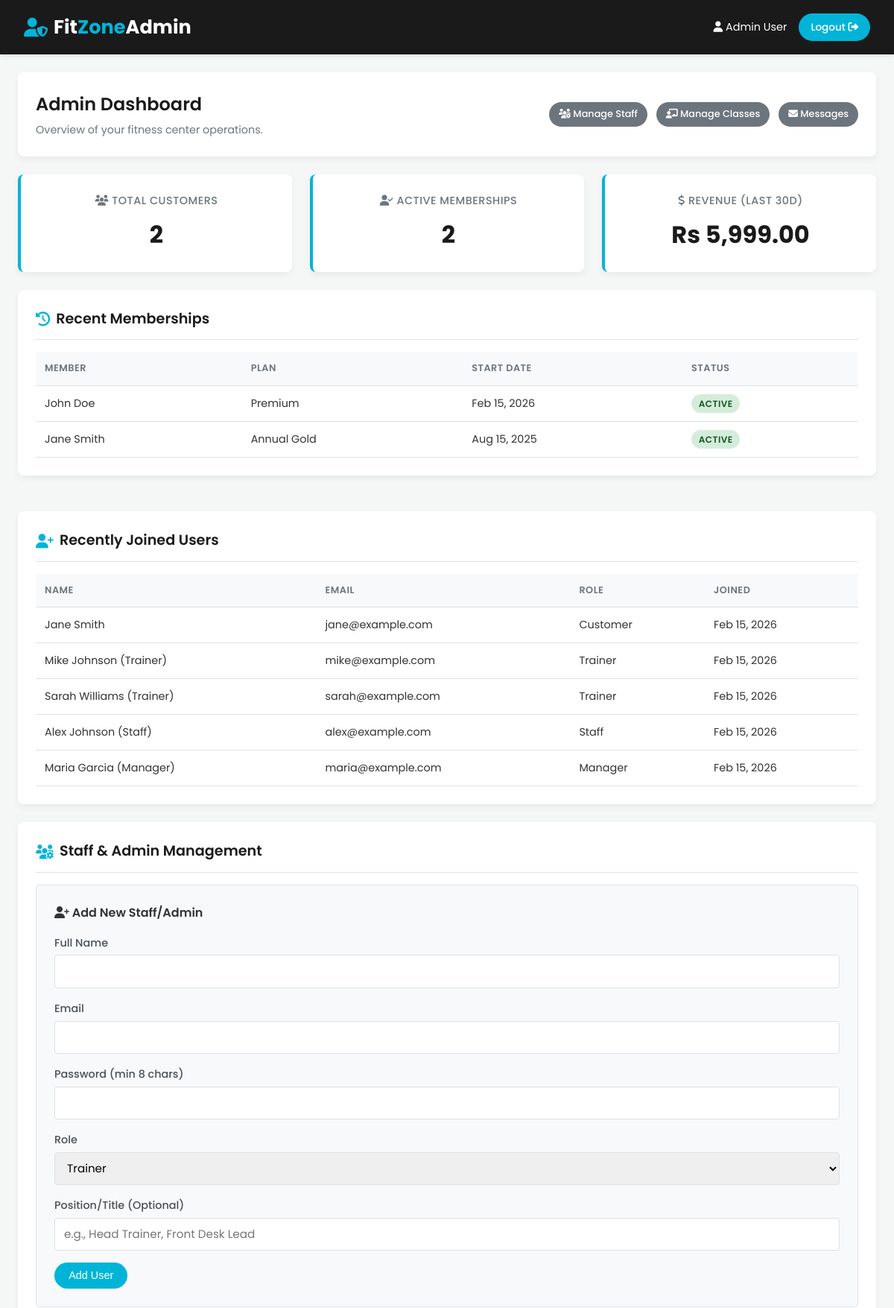
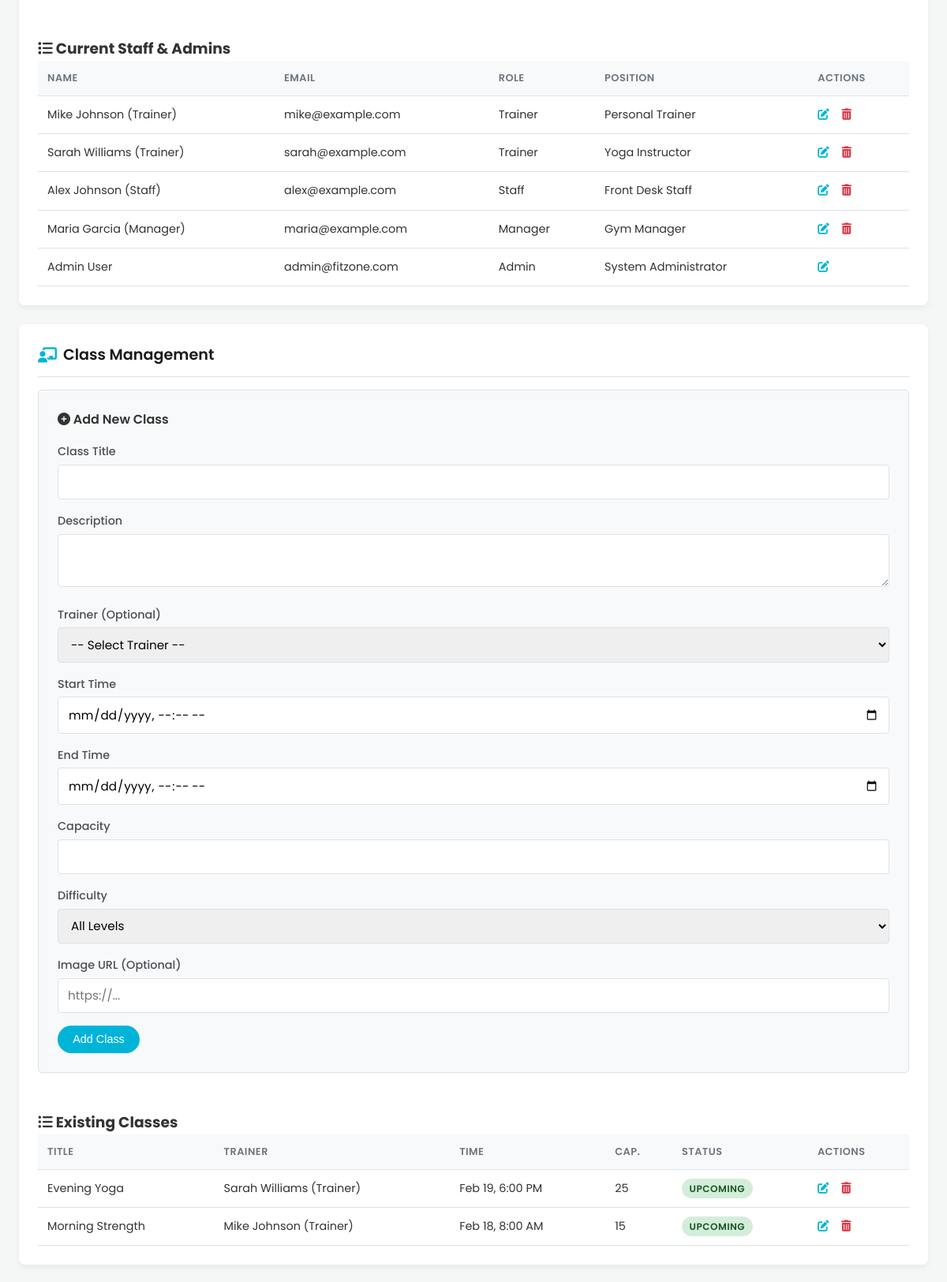
Screenshot of /admin_dashboard.php (signed in, upper part) with the database file from the repository (2 pictures, top to bottom).
### tables this page shows
CREATE TABLE memberships (
    id INT PRIMARY KEY AUTO_INCREMENT,
    user_id INT NOT NULL,
    plan_id INT NOT NULL,
    start_date DATE NOT NULL,
    end_date DATE NOT NULL,
    status ENUM('active', 'expired', 'cancelled', 'pending') DEFAULT 'pending',
    payment_status ENUM('paid', 'unpaid', 'partial', 'refunded') DEFAULT 'unpaid',
    auto_renew BOOLEAN DEFAULT FALSE,
    created_at TIMESTAMP DEFAULT CURRENT_TIMESTAMP,
    updated_at TIMESTAMP DEFAULT CURRENT_TIMESTAMP ON UPDATE CURRENT_TIMESTAMP,
    FOREIGN KEY (user_id) REFERENCES users(id) ON DELETE CASCADE,
    FOREIGN KEY (plan_id) REFERENCES plans(id) ON DELETE RESTRICT,  
    INDEX (user_id),
    INDEX (plan_id),
    INDEX (status),
    INDEX (end_date)
);

CREATE TABLE users (
    id INT PRIMARY KEY AUTO_INCREMENT,
    name VARCHAR(100) NOT NULL,
    email VARCHAR(100) UNIQUE NOT NULL,
    password VARCHAR(255) NOT NULL,
    role ENUM('customer', 'trainer', 'staff', 'admin', 'manager') DEFAULT 'customer',  
    position VARCHAR(100),  
    phone VARCHAR(20),
    address TEXT,
    profile_photo VARCHAR(255),  
    date_of_birth DATE,
    gender ENUM('male', 'female', 'other', 'prefer_not_to_say'),
    height DECIMAL(5,2) COMMENT 'in cm',
    weight DECIMAL(5,2) COMMENT 'in kg',
    fitness_goals TEXT,  
    health_conditions TEXT,  
    bio TEXT,  
    specialization VARCHAR(255),  
    is_active BOOLEAN DEFAULT TRUE,  
    last_login DATETIME,
    created_at TIMESTAMP DEFAULT CURRENT_TIMESTAMP,
    updated_at TIMESTAMP DEFAULT CURRENT_TIMESTAMP ON UPDATE CURRENT_TIMESTAMP,
    INDEX (email),
    INDEX (role),
    INDEX (is_active)
);

CREATE TABLE plans (
    id INT PRIMARY KEY AUTO_INCREMENT,
    name VARCHAR(100) NOT NULL,
    slug VARCHAR(100) UNIQUE NOT NULL,
    price DECIMAL(10,2) NOT NULL,
    duration INT NOT NULL COMMENT 'in months',
    benefits TEXT NOT NULL,
    description TEXT,
    features JSON COMMENT 'Structured features in JSON format',
    is_featured BOOLEAN DEFAULT FALSE,
    status ENUM('active', 'inactive', 'archived') DEFAULT 'active',
    created_at TIMESTAMP DEFAULT CURRENT_TIMESTAMP,
    updated_at TIMESTAMP DEFAULT CURRENT_TIMESTAMP ON UPDATE CURRENT_TIMESTAMP,
    INDEX (status),
    INDEX (is_featured)
);

CREATE TABLE classes (
    id INT PRIMARY KEY AUTO_INCREMENT,
    title VARCHAR(150) NOT NULL,
    description TEXT,
    trainer_id INT COMMENT 'FK to users table (user with role=trainer)',
    start_time DATETIME NOT NULL,
    end_time DATETIME NOT NULL,
    capacity INT NOT NULL DEFAULT 20,  
    difficulty ENUM('beginner', 'intermediate', 'advanced', 'all_levels') DEFAULT 'all_levels',  
    image VARCHAR(255),  
    status ENUM('upcoming', 'completed', 'cancelled') DEFAULT 'upcoming',
    created_at TIMESTAMP DEFAULT CURRENT_TIMESTAMP,
    updated_at TIMESTAMP DEFAULT CURRENT_TIMESTAMP ON UPDATE CURRENT_TIMESTAMP,
    FOREIGN KEY (trainer_id) REFERENCES users(id) ON DELETE SET NULL,  
    INDEX(trainer_id),
    INDEX(start_time),
    INDEX(status)
);

### admin_dashboard.php (the view, shortened to what the rows shown need)
<?php
require_once __DIR__ . '/config.php';
$recentMemberships = [];
$recentUsers = [];
$staffMembers = [];
$allClasses = [];
try {
    $recentMemberships = $pdo->query("
        SELECT u.name as user_name, p.name as plan_name, m.start_date, m.end_date, m.status
        FROM memberships m
        JOIN users u ON m.user_id = u.id
        JOIN plans p ON m.plan_id = p.id
        ORDER BY m.start_date DESC
        LIMIT 5
    ")->fetchAll();
    $recentUsers = $pdo->query("SELECT id, name, email, role, created_at FROM users ORDER BY created_at DESC LIMIT 5")->fetchAll();
    $staffMembers = $pdo->query("SELECT id, name, email, role, position, created_at FROM users WHERE role != 'customer' ORDER BY created_at DESC")->fetchAll();
    $allClasses = $pdo->query("
        SELECT c.*, u.name as trainer_name
        FROM classes c
        LEFT JOIN users u ON c.trainer_id = u.id AND u.role = 'trainer' -- Join users table for trainer name
        ORDER BY c.start_time DESC
    ")->fetchAll();
} catch (PDOException $e) {
    $dashboard_error = "Database error fetching dashboard data: " . $e->getMessage();
    error_log($dashboard_error);
}
?>
<!DOCTYPE html>
<html lang="en">
<head>
    <link rel="stylesheet" href="https://cdnjs.cloudflare.com/ajax/libs/font-awesome/6.4.0/css/all.min.css">
</head>
<body>
    <div class="dashboard-container">
        <div class="welcome-section">
            <div class="welcome-text">
                <h1>Admin Dashboard</h1>
            </div>
        </div>
        <div class="grid-container grid-col-2">
            <div class="dashboard-card">
                <h2><i class="fas fa-history"></i> Recent Memberships</h2>
                 <div class="table-responsive">
                    <table class="data-table">
                        <thead>
                            <tr><th>Member</th><th>Plan</th><th>Start Date</th><th>Status</th></tr>
                        </thead>
                        <tbody>
                            <?php if (!empty($recentMemberships)): ?>
                                <?php foreach ($recentMemberships as $membership): ?>
                                    <tr>
                                        <td><?= htmlspecialchars($membership['user_name']) ?></td>
                                        <td><?= htmlspecialchars($membership['plan_name']) ?></td>
                                        <td><?= date('M j, Y', strtotime($membership['start_date'])) ?></td>
                                        <td><span class="status-badge status-<?= strtolower($membership['status']) ?>"><?= ucfirst($membership['status']) ?></span></td>
                                    </tr>
                                <?php endforeach; ?>
                            <?php else: ?>
                                <tr><td colspan="4">No recent memberships found.</td></tr>
                            <?php endif; ?>
                        </tbody>
                    </table>
                 </div>
            </div>
            <div class="dashboard-card">
                <h2><i class="fas fa-user-plus"></i> Recently Joined Users</h2>
                 <div class="table-responsive">
                    <table class="data-table">
                        <thead>
                            <tr><th>Name</th><th>Email</th><th>Role</th><th>Joined</th></tr>
                        </thead>
                        <tbody>
                             <?php if (!empty($recentUsers)): ?>
                                <?php foreach ($recentUsers as $user): ?>
                                    <tr>
                                        <td><?= htmlspecialchars($user['name']) ?></td>
                                        <td><?= htmlspecialchars($user['email']) ?></td>
                                        <td><?= ucfirst(htmlspecialchars($user['role'])) ?></td>
                                        <td><?= date('M j, Y', strtotime($user['created_at'])) ?></td>
                                    </tr>
                                <?php endforeach; ?>
                            <?php else: ?>
                                <tr><td colspan="4">No recent users found.</td></tr>
                            <?php endif; ?>
                        </tbody>
                    </table>
                 </div>
            </div>
        </div>
        <div class="dashboard-card" id="staff-management">
            <h2><i class="fas fa-users-cog"></i> Staff & Admin Management</h2>
            <div class="grid-container grid-col-2">
                <div class="staff-list-section">
                     <div class="table-responsive">
                        <table class="data-table">
                            <thead>
                                <tr><th>Name</th><th>Email</th><th>Role</th><th>Position</th><th>Actions</th></tr>
                            </thead>
                            <tbody>
                                <?php if (!empty($staffMembers)): ?>
                                    <?php foreach ($staffMembers as $staff): ?>
                                        <tr>
                                            <td><?= htmlspecialchars($staff['name']) ?></td>
                                            <td><?= htmlspecialchars($staff['email']) ?></td>
                                            <td><?= ucfirst(htmlspecialchars($staff['role'])) ?></td>
                                            <td><?= htmlspecialchars($staff['position'] ?? 'N/A') ?></td>
                                            <td>
                                                <a href="edit_staff.php?id=<?= $staff['id'] ?>" class="action-link" title="Edit"><i class="fas fa-edit"></i></a>
                                                <?php if ($staff['id'] != $_SESSION['user_id']):  ?>
                                                <a href="delete_user.php?id=<?= $staff['id'] ?>" class="action-link delete" title="Delete" onclick="return confirm('Are you sure you want to delete this user? This action cannot be undone.')"><i class="fas fa-trash-alt"></i></a>
                                                <?php endif; ?>
                                            </td>
                                        </tr>
                                    <?php endforeach; ?>
                                <?php else: ?>
                                    <tr><td colspan="5">No staff or admin users found (except maybe yourself).</td></tr>
                                <?php endif; ?>
                            </tbody>
                        </table>
                     </div>
                </div>
            </div>
        </div>
        <div class="dashboard-card" id="class-management">
            <h2><i class="fas fa-chalkboard-teacher"></i> Class Management</h2>
             <div class="grid-container grid-col-2">
                 <div class="class-list-section">
                     <div class="table-responsive">
                        <table class="data-table">
                            <thead>
                                <tr><th>Title</th><th>Trainer</th><th>Time</th><th>Cap.</th><th>Status</th><th>Actions</th></tr>
                            </thead>
                            <tbody>
                                <?php if (!empty($allClasses)): ?>
                                    <?php foreach ($allClasses as $class): ?>
                                        <tr>
                                            <td><?= htmlspecialchars($class['title']) ?></td>
                                            <td><?= htmlspecialchars($class['trainer_name'] ?? 'N/A') ?></td>
                                            <td><?= date('M j, g:i A', strtotime($class['start_time'])) ?></td>
                                            <td><?= $class['capacity'] ?></td>
                                            <td><span class="status-badge status-<?= strtolower($class['status']) ?>"><?= ucfirst($class['status']) ?></span></td>
                                            <td>
                                                <a href="edit_class.php?id=<?= $class['id'] ?>" class="action-link" title="Edit"><i class="fas fa-edit"></i></a>
                                                <a href="delete_class.php?id=<?= $class['id'] ?>" class="action-link delete" title="Delete" onclick="return confirm('Are you sure you want to delete this class? This may affect registrations.')"><i class="fas fa-trash-alt"></i></a>
                                            </td>
                                        </tr>
                                    <?php endforeach; ?>
                                <?php else: ?>
                                     <tr><td colspan="6">No classes found. Add one using the form.</td></tr>
                                <?php endif; ?>
                            </tbody>
                        </table>
                     </div>
                </div>
             </div>
        </div>
    </div> <?php include 'footer.php';  ?>
</body>
</html>

### rows the page displays
memberships: user.name "John Doe", plan.name "Premium", start_date "Feb 15, 2026", status "ACTIVE"
memberships: user.name "Jane Smith", plan.name "Annual Gold", start_date "Aug 15, 2025", status "ACTIVE"
users: name "Jane Smith", email "jane@example.com", role "Customer", created_at "Feb 15, 2026"
users: name "Mike Johnson (Trainer)", email "mike@example.com", role "Trainer", created_at "Feb 15, 2026", position "Personal Trainer"
users: name "Sarah Williams (Trainer)", email "sarah@example.com", role "Trainer", created_at "Feb 15, 2026", position "Yoga Instructor"
users: name "Alex Johnson (Staff)", email "alex@example.com", role "Staff", created_at "Feb 15, 2026", position "Front Desk Staff"
users: name "Maria Garcia (Manager)", email "maria@example.com", role "Manager", created_at "Feb 15, 2026", position "Gym Manager"
users: name "Admin User", email "admin@fitzone.com", role "Admin", position "System Administrator"
classes: title "Evening Yoga", trainer.name "Sarah Williams (Trainer)", start_time "Feb 19, 6:00 PM", capacity "25", status "UPCOMING"
classes: title "Morning Strength", trainer.name "Mike Johnson (Trainer)", start_time "Feb 18, 8:00 AM", capacity "15", status "UPCOMING"

### other values shown
$_SESSION['name'] "Admin User"
$totalMembers "2"
$activeMemberships "2"
$monthlyRevenue "5,999.00"
